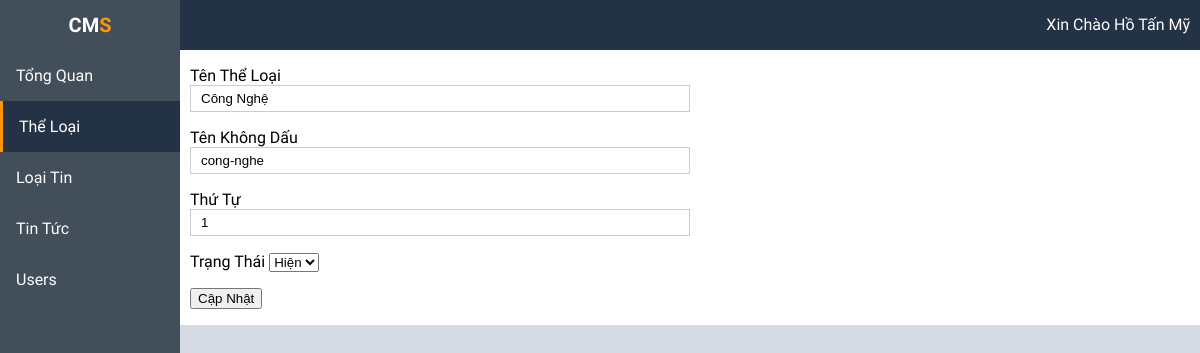
The page /admin/index.php?k=tls&idTL=1 (signed in) on the database its author committed.
### tables this page shows
CREATE TABLE `theloai` (
  `idTL` int(11) NOT NULL,
  `TenTL` varchar(255) NOT NULL DEFAULT '',
  `TenTL_KhongDau` varchar(100) DEFAULT NULL,
  `ThuTu` int(11) DEFAULT '0',
  `AnHien` tinyint(1) DEFAULT '1'
);

### admin/libs/suatl.php (the view, shortened to what this page needs)
<?php
	if(isset($_GET['idTL']))
		$idTL=$_GET['idTL'];
	$sql=mysqli_query($conn, "SELECT * FROM theloai WHERE idTL={$idTL}");
	while($row=mysqli_fetch_array($sql)){
?>
	<form name="form1" method="post" action="libs/process.php">
		<p>
			<label for="TenTL">Tên Thể Loại</label><br />
			<input type="text" name="TenTL" id="TenTL" value="<?php echo $row['TenTL']; ?>" required/>
		</p>
		<p>
			<label for="TenTL_KhongDau">Tên Không Dấu</label><br />
			<input type="text" name="TenTL_KhongDau" id="TenTL_KhongDau" value="<?php echo $row['TenTL_KhongDau']; ?>" required/>
		</p>
		<p>
			<label for="ThuTu">Thứ Tự</label><br />
			<input type="text" name="ThuTu" id="ThuTu" value="<?php echo $row['ThuTu']; ?>" required/>
		</p>
		<p>
			<label for="AnHien">Trạng Thái</label>
			<select name="AnHien" id="AnHien" >
				<option value="1" >Hiện</option>
			</select>
		</p>
		<p>
			<input type="submit" name="suaTL" id="them" value="Cập Nhật" />
		</p>
	</form>
<?php } ?>

### admin/css/style.css (style rules this page uses)
body { margin: 0; padding: 0; font-family: 'Saira', sans-serif; background: #d5dae5; width: 100%; }
input[type=text], input[type=password] { width: 50%; padding: 5px 10px; display: inline-block; border: 1px solid #ccc; box-sizing: border-box; }

### rows shown on the page
theloai: TenTL "Công Nghệ", TenTL_KhongDau "cong-nghe", ThuTu "1"

### other values the page prints
$_SESSION['hoten'] "Hồ Tấn Mỹ"
